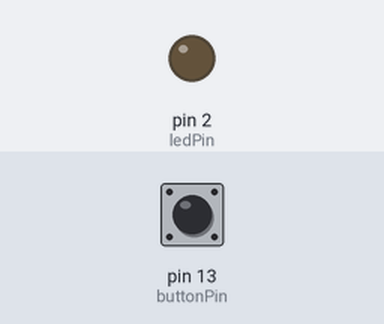
Bench run of a sketch on a simulated Arduino Uno, built with avr-gcc and run on an emulated ATmega328P. On the bench: output pins drawn as LEDs (lit = HIGH). Inputs (shaded band) come from the test bench; at power-on: pin 13 (buttonPin) HIGH. What the sketch prints to the serial monitor is not drawn.

Above: at 1.2 s.
1.3 s: pin 13 (buttonPin) pulled LOW for 0.25 s
At 1.5 s:
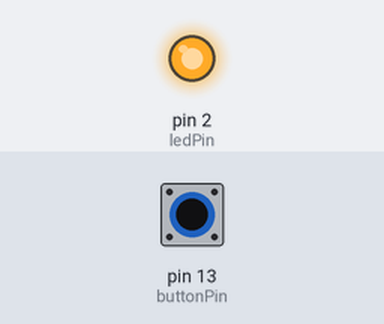
3.1 s: pin 13 (buttonPin) pulled LOW for 3.2 s
At 7.8 s:
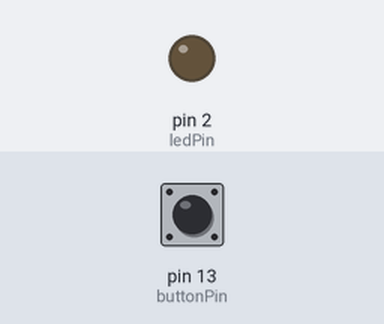
Timing chart, 0 to 9.3 s (numbered marks = the images above; inputs shaded):
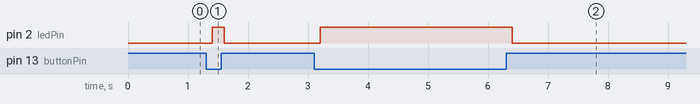

Measured:
- after the input at 1.3 s, pin 2 (ledPin): LOW → HIGH after 0.10 s, → LOW 0.20 s later
- after the input at 3.1 s, pin 2 (ledPin): LOW → HIGH after 0.10 s, → LOW 3.2 s later

The sketch:

OneButtonOneLed.ino
```cpp
// constants won't change. They're used here to
// set pin numbers:
const int buttonPin = 13;     // the number of the pushbutton pin
const int ledPin =  2;        // the number of the LED pin

// variables will change:
int buttonState = 0;          // variable for reading the pushbutton status

void setup() {
  // initialize the LED pin as an output:
  pinMode(ledPin, OUTPUT);
  // initialize the pushbutton pin as an input:
  pinMode(buttonPin, INPUT);
  Serial.begin(9600);
}

void loop() {
  // read the state of the pushbutton value:
  buttonState = digitalRead(buttonPin);

  // check if the pushbutton is pressed.
  // if it is, the buttonState is HIGH:
  if (buttonState == LOW) {
    // turn LED on:
    digitalWrite(ledPin, HIGH);
    Serial.print(buttonState);
  }
  else {
    // turn LED off:
    digitalWrite(ledPin, LOW);
    Serial.print(buttonState);
  }
  delay(200);
}
```
